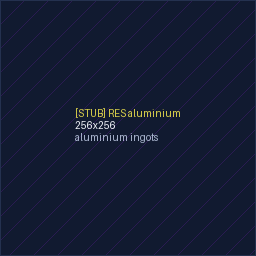
#> input picture assets/game/resources/res_aluminium.png, 256 x 256 px
$ python -i generate_stubs.py   (imports and definitions only)
#> lines starting #> are read from the running program, lines starting #| are printed output that depends on the picture
#!/usr/bin/env python3
# @spec All declarations and algorithms in this file implement: docs/BACKLOG.md §P0.3; docs/ASSET_PIPELINE.md §5–§7; docs/DESIGN_SYSTEM.md §5/§10–§11.
"""Génère les images stub du pipeline d'assets ATG (voir docs/ASSET_PIPELINE.md).

COUVERTURE COMPLÈTE du catalogue v0 (DESIGN_GUIDE §5.1/§8/§10, GAMEBOOK §25) :
bâtiments (tous, 3 niveaux, adaptations climat), vaisseaux (9 coques + personnel
+ sonde, upgrades PAR COQUE selon les règles de slots), unités sol, portraits
(matrice complète peuples × rôles — n'importe quelle race, n'importe quel rôle),
cartes (bâtiments + PNJ + objets), ressources (liste maîtresse), planètes
(4 climats × 3 tailles + météo partout), étoiles.

Chaque asset :  {name}.png  +  {name}.bump.png  +  {name}.light.png
Sorties annexes : manifest.json + gallery.html (galerie auto-générée).

Relancer :  python3 docs/design/props/generate_stubs.py
Les vrais assets remplacent les stubs AU MÊME CHEMIN, même nom.
"""
import json, os
from PIL import Image, ImageDraw

REPO = os.path.abspath(os.path.join(os.path.dirname(__file__), "..", "..", ".."))
ROOT = os.path.join(REPO, "assets", "game")

BG = (17, 26, 48, 255); BORDER = (36, 49, 79, 255); HATCH = (42, 27, 82, 120)
TXT = (242, 244, 250, 255); ACCENT = (217, 207, 74, 255); STUB = (169, 180, 206, 255)
manifest = []

# [9 lines left out: function _label_block, not called in this run]

def _to_gif_frames(frames):
    """RGBA -> frames P avec transparence binaire (alpha<128 = transparent)."""
    out = []
    for fr in frames:
        alpha = fr.getchannel("A")
        p = fr.convert("RGB").convert("P", palette=Image.ADAPTIVE, colors=255)
        mask = alpha.point(lambda a: 255 if a < 128 else 0)
        p.paste(255, mask=mask)
        p.info["transparency"] = 255
        out.append(p)
    return out

# [44 lines left out: functions _save, _frame_stub, stub, _frame_bump, not called in this run]

def bump(relpath, w, h):
    _save(relpath, [_frame_bump(w, h, b) for b in (False, True)])

# [9 lines left out: function _frame_light, not called in this run]

def light(relpath, w, h):
    _save(relpath, [_frame_light(w, h, b) for b in (False, True)])

# [4 lines left out: function full, not called in this run]

# ================= PLANÈTES : 4 climats × 3 tailles + météo PARTOUT =================
PSIZE = {"s": 128, "m": 256, "l": 512}
CLIMATES = ["hot", "cold", "temperate", "poison"]
CONDITIONS = ["smog", "ice", "burn", "poison", "radio"]
# [13 lines not run here, left out]

# ================= BÂTIMENTS : catalogue complet, 3 niveaux, climat hot/cold =================
BUILDINGS = {  # key: description de l'art attendu
    "telescope": "telescope mast array", "probe_pad": "probe launch pad",
    "depot": "storage depot, stacked containers", "mine": "basic mine, ore carts",
    "farm": "hydroponic farm domes", "waterworks": "water synthesis plant",
    "smelter": "steel smelter, glowing furnace", "crystal_extractor": "crystal extractor rig",
    "refinery": "crystal refinery, fuel cells scattered", "fuelcell_plant": "industrial fuel-cell plant",
    "spaceport": "spaceport landing pads (dock size grows w/ level)",
    "workshop": "repair workshop, sparks and cranes", "market": "market hall with stalls",
    "residential": "residential habitat blocks", "lab": "medical/science lab",
    "clinic": "public health clinic, treatment bays and triage lights",
    "obs_station": "ground OBS targeting dome", "shipyard": "shipyard gantry (hull size grows w/ level)",
    "military_district": "military district, barracks and banners",
    "weapon_foundry": "weapon foundry, beam-laser parts", "research_center": "research center, antennae",
    "diplomatic_district": "diplomatic district, embassy hall",
    "casino": "wager-house casino, neon and gold", "commerce_district": "business and commerce district",
    "faction_hq": "faction HQ, giant banner mast", "stargate_yard": "stargate assembly yard",
    "terraformer": "terraforming facility, atmosphere processors",
    "artificial_planet_yard": "artificial-planet construction yard (endgame)",
    "warehouse": "vehicle+item warehouse, big doors, parked tanks and crates",
}
# [7 lines not run here, left out]

# ================= VAISSEAUX : coques + upgrades PAR COQUE selon slots =================
# Slots (DESIGN_GUIDE §8.1) : E/A/F/OBS/W/Acc/C — armes=Combat only, cargo=Cargo only.
HULLS = {
    ("combat", "s"): dict(obs=False, weapons=True,  cargo=False, desc="bee — small fighter"),
    ("combat", "m"): dict(obs=True,  weapons=True,  cargo=False, desc="bird — medium fighter"),
    ("combat", "l"): dict(obs=True,  weapons=True,  cargo=False, desc="star crusader"),
    ("cargo",  "s"): dict(obs=False, weapons=False, cargo=True,  desc="small freighter"),
    ("cargo",  "m"): dict(obs=False, weapons=False, cargo=True,  desc="medium freighter"),
    ("cargo",  "l"): dict(obs=False, weapons=False, cargo=True,  desc="large freighter"),
    ("civil",  "s"): dict(obs=False, weapons=False, cargo=False, desc="small civil transport"),
    ("civil",  "m"): dict(obs=False, weapons=False, cargo=False, desc="medium civil/settler transport"),
    ("civil",  "l"): dict(obs=False, weapons=False, cargo=False, desc="large civil/colony transport"),
}
ACCESSORIES = [("harvest", "star-harvest rig"), ("junk_collector", "junk collector rig"),
               ("claim_rig", "salvage claim rig"), ("scanner", "survey scanner"),
               ("shield_hot", "hot-climate shield"), ("shield_cold", "cold-climate shield"),
               ("shield_radio", "radiation shield")]
# [22 lines not run here, left out]

# ================= UNITÉS SOL (256², catalogue Silviu ~10, niveaux) =================
UNITS = {
    "turret_light": ("light turret", 2), "turret_heavy": ("heavy turret", 2),
    "cannon": ("long-range cannon", 2), "tank_ground": ("ground-attack tank", 3),
    "tank_antiair": ("anti-air tank", 3), "tank_combined": ("combined ground+air tank", 3),
}
# [4 lines not run here, left out]

# ================= PORTRAITS : matrice complète peuples × rôles =================
# RÈGLE : n'importe quel peuple peut tenir N'IMPORTE QUEL rôle (gouverneur compris).
PEOPLES = {"human": "human", "forged": "robot (the Forged)", "vess": "rich alien (the Vess)"}
ROLES = {"pilot": "pilot", "engineer": "engineer", "merchant": "merchant",
         "diplomat": "diplomat", "soldier": "soldier", "scientist": "scientist"}
# [10 lines not run here, left out]
ITEMS = {"beamlaser": "beam laser derived item", "harvest_rig": "star-harvest rig item",
         "junk_collector": "junk collector item", "claim_rig": "salvage claim rig item",
         "scanner": "survey scanner item", "terraform_core": "terraform core item",
         "shield_hot": "hot shield item", "shield_cold": "cold shield item",
         "shield_radio": "radiation shield item"}
# [2 lines not run here, left out]

# ================= RESSOURCES : liste maîtresse complète (256²) =================
RESOURCES = {
    # 12 basiques
    "ore": "ore chunk", "carbon": "carbon lump", "hydrogen": "hydrogen vial",
    "oxygen": "oxygen canister", "lithium": "lithium shards", "sulfur": "sulfur pile",
    "gold": "gold nuggets", "uranium": "uranium rods", "deuterium": "deuterium flask",
    "aluminium": "aluminium ingots", "phosphor": "phosphor grains", "silicon": "silicon wafer",
    # cristaux par climat
    "crystal_hot": "Ignis violet-red crystal", "crystal_cold": "Glace blue-white crystal",
    "crystal_temperate": "Virid green-blue crystal", "crystal_nox": "Nox black crystal",
    # raffinés
    "steel_l": "light steel beams", "steel_h": "heavy steel plates",
    "water": "water barrel", "heavy_water": "heavy water flask",
    "food_1": "food crate type 1", "food_2": "food crate type 2", "food_3": "food crate type 3",
    "med_1": "medicine type 1", "med_2": "medicine type 2", "med_3": "medicine type 3",
    # énergie
    "fuel_cells": "glowing yellow fuel cell",
    "fuel_cold": "cold propulsion fuel", "fuel_hot": "hot propulsion fuel", "fuel_gas": "gas propulsion fuel",
    # salvage (catalogue partagé — chunk AI)
    "junk": "salvageable compressed space junk",
}
# [6 lines not run here, left out]

groups = {}
# [2 lines not run here, left out]
html = ["<!doctype html>",
        "<!-- @spec All generated gallery markup implements: docs/BACKLOG.md §P0.3; docs/ASSET_PIPELINE.md §5–§7; docs/DESIGN_SYSTEM.md §5/§10–§11. -->",
        "<html><head><meta charset='utf-8'><title>ATG — Full asset gallery</title>",
        "<style>body{background:#060810;color:#F2F4FA;font:13px Inter,sans-serif;padding:24px;min-width:1280px}",
        "h1{color:#D9CF4A;font-family:Orbitron,sans-serif}h2{color:#6E96E8;margin-top:40px;font-family:Orbitron,sans-serif}",
        ".g{display:flex;flex-wrap:wrap;gap:12px}figure{margin:0;background:#111A30;border:1px solid #24314F;",
        "border-radius:8px;padding:6px}figcaption{font-size:10px;color:#A9B4CE;max-width:260px}",
        "img{display:block;image-rendering:pixelated;background:#0D0D0D}</style></head><body>",
        "<h1>ATG — FULL ASSET GALLERY (auto-generated)</h1>",
        f"<p>{len(manifest)} assets ×3 files (base + bump + light). Swap any stub at the same path; "
        "regenerate this page with generate_stubs.py. Preview capped at 256px — files are native size.</p>"]
# [13 lines not run here, left out]

>>> import cv2
>>> picture = cv2.imread('../../../assets/game/resources/res_aluminium.png', cv2.IMREAD_GRAYSCALE)
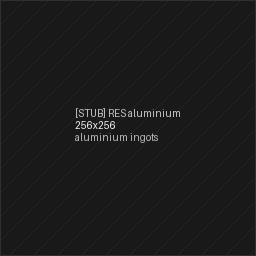
#> picture: shape (256, 256); min 25, max 236, mean 27.3
#> the loop in _to_gif_frames, `for fr in frames:` made 1 pass
#> after the loop in _to_gif_frames, `for fr in frames:`: out = []
#> (the run stopped early here; a loop or call above may not have finished)
